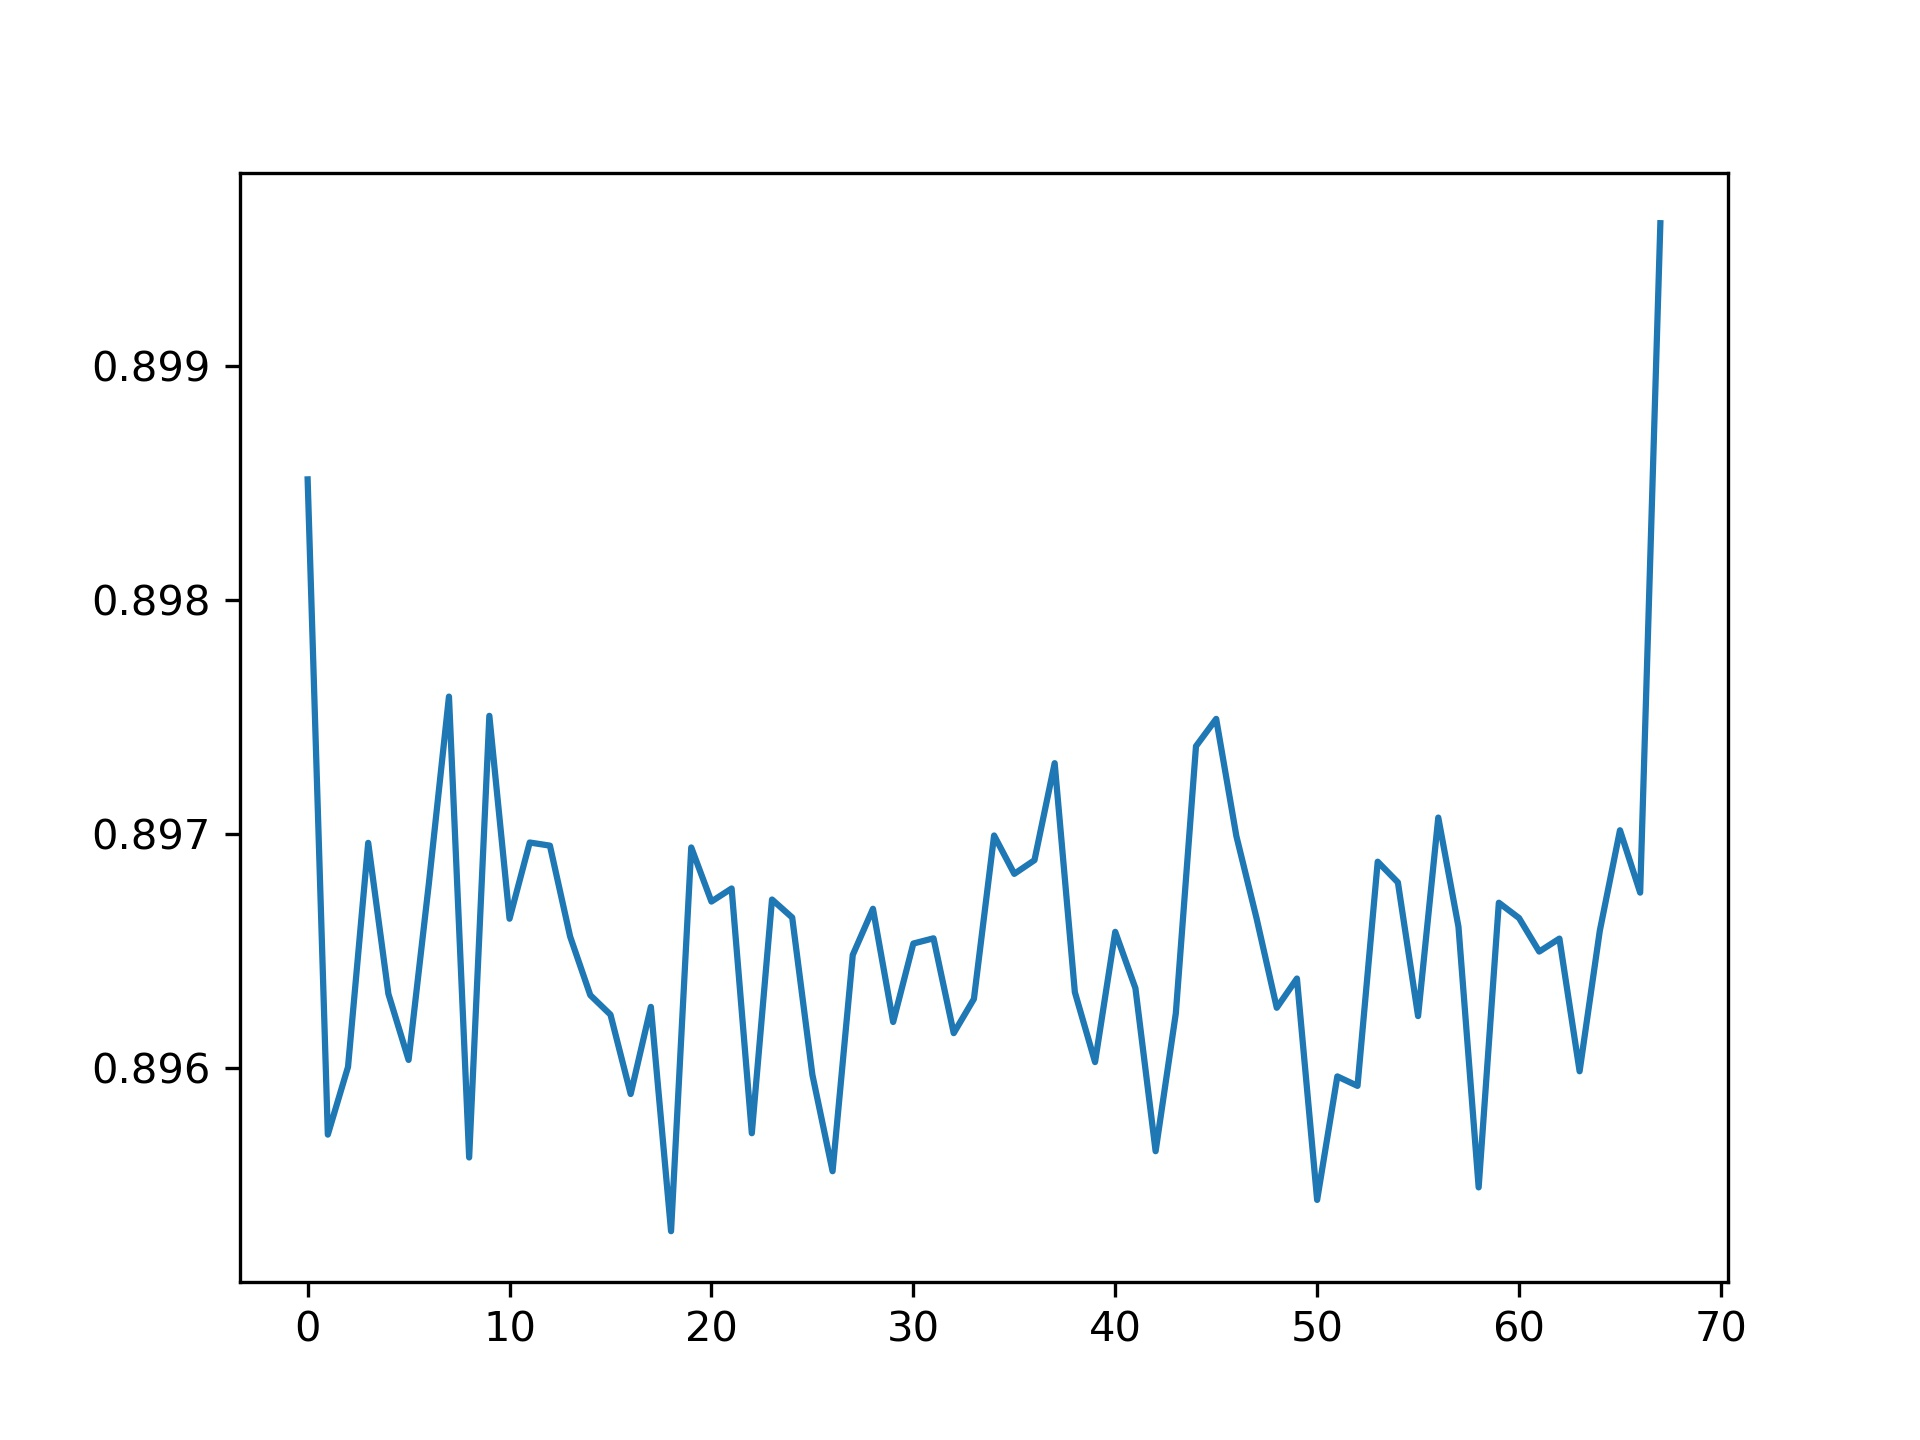

The Python source for this figure:
import os

import matplotlib.pyplot as plt
import numpy as np


def main():
    path = '//file/e24/Projects/ReinhardLab/data_setup_nv1/190521_sample_N_90mA/phase_oscillation_001'
    zs = np.loadtxt(os.path.join(path, 'zs.txt'))

    start_index = 6
    end_index = -1

    plt.close('all')
    plt.plot(zs[start_index:end_index])
    plt.savefig('phase_oscillation.jpg', dpi=300)


if __name__ == '__main__':
    main()
